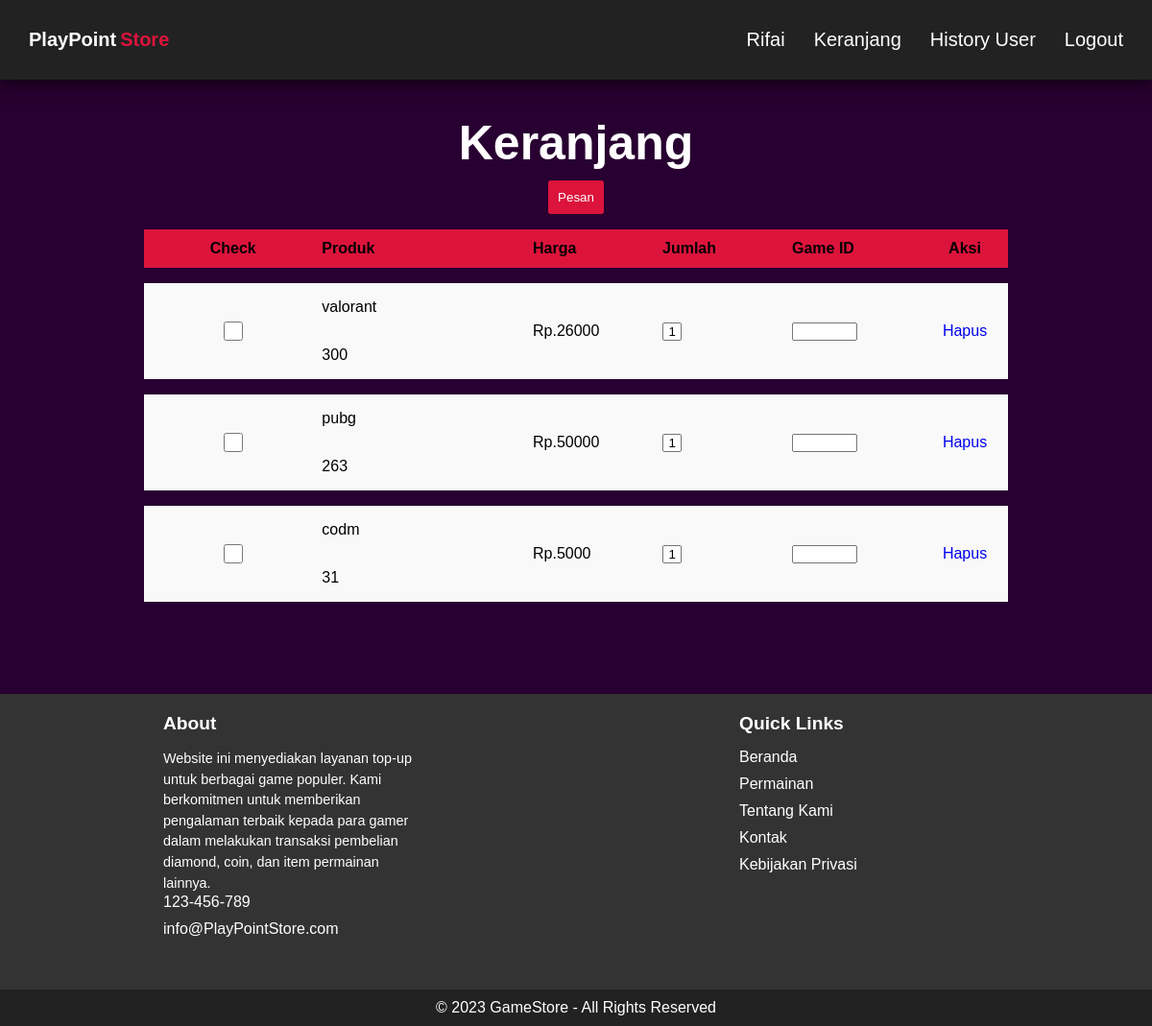
Screenshot of /keranjang.php (signed in) with the database file from the repository.
### tables this page shows
CREATE TABLE `keranjang` (
  `id_keranjang` int(11) NOT NULL,
  `id_user` int(50) NOT NULL,
  `id_game` int(50) NOT NULL,
  `gameid` varchar(50) NOT NULL,
  `jumlah` int(50) NOT NULL
);

CREATE TABLE `game` (
  `id_game` int(5) NOT NULL,
  `nama_game` varchar(255) NOT NULL,
  `produk` varchar(255) NOT NULL,
  `harga` int(15) NOT NULL
);

### keranjang.php (the view, shortened to what this page needs)
<?php
require "./aksi/koneksi.php";
if(isset($_SESSION['login'])){
    if(isset($_GET["id"])){
        $idgame = $_GET["id"];
        $iduser = $_SESSION['id'];
        $result = mysqli_query($conn, "select * from game where id_game = '$idgame'");
        $results = mysqli_query($conn, "insert into keranjang
        (id_keranjang, id_user, id_game, jumlah)
        values ('', '$iduser', '$idgame', 1)");
        if ($results) {
            echo "
                <script>
                    alert('Berhasil Dipesan!');
                    document.location.href = 'keranjang.php';
                </script>
            ";
            exit;
        }
        else {
            echo error_log($result) . "
            <script>
                alert('Data Gagal Ditambahkan!');
                document.location.href = 'index.php';
            </script>
            ";
            exit;
        }
    }
    else{
        $username = $_SESSION['username'];
        $result = mysqli_query($conn, "SELECT * from keranjang krj
        join user usr on krj.id_user = usr.id_user
        join game gm on krj.id_game = gm.id_game
        where usr.username = '$username'
        ");
    }
}
else{
    header('Location: index.php');
    exit;
}
$games = [];
while ($row = mysqli_fetch_assoc($result)) {
    $games[] = $row;
}
?>
<!DOCTYPE html>
<html lang="en">
<head>
    <link rel="stylesheet" href="./style/keranjang.css">
</head>
<body>
    <div class="fContainer">
        <nav class="wrapper">
            <a href="index.php">
                <div class="brand">
                    <div class="firstname">PlayPoint</div>
                    <div class="lastname">Store</div>
                </div>
            </a>
            <ul class="navigation">
                <?php
                    if(isset($notlogin)){
                        echo "<li><a href='regis.php'>Regis</a></li>";
                        echo "<li><a href='login.php'>Login</a></li>";
                    }
                    else{
                        echo "<li><a href='#'>".$_SESSION["username"]."</a></li>";
                        echo "<li><a href='keranjang.php'>Keranjang</a></li>";
                        echo "<li><a href='historyuser.php'>History User</a></li>";
                        echo "<li><a href='logout.php'>Logout</a></li>";
                    }
                ?>
            </ul>
        </nav>
    </div>
    <div class="container">
        <form action="pesankeranjang.php" method="post">
            <div class="up-content">
                <h1>Keranjang</h1>
                <input type="submit" name="pesan" value="Pesan">
            </div>
            <table>
                <tr class="title-div">
                    <th class="check">Check</th>
                    <th>Produk</th>
                    <th>Harga</th>
                    <th>Jumlah</th>
                    <th>Game ID</th>
                    <th class="aksi">Aksi</th>
                </tr>
<?php $i = 1;
foreach ($games as $game) {
?>
                <tr class="custom-div">
                    <td class="check">
                        <input type="checkbox" id="<?= "element",$i ?>" name="check[]" value="
                            <?php echo $game["id_keranjang"] ?>,
                            <?php echo $game["id_user"] ?>,
                            <?= $game['id_game'] ?>,
                            <?= $game['harga'] ?>
                        ">
                    </td>
                        <td>
                            <label class="label" for="<?= "element",$i ?>">
                                <p><?= $game["nama_game"] ?></p>
                                <p><?php echo $game["produk"] ?></p>
                            </label>
                        </td>
                        <td class="input">
                            <label class="label" for="<?= "element",$i ?>">
                                Rp.<?php echo $game["harga"] ?>
                            </label>
                        </td>
                        <td class="input">
                            <input type="number" value="<?php echo $game["jumlah"] ?>" name="jumlah[]">
                        </td>
                        <td class= "input">
                            <input type="text" value="<?php echo $game["gameid"] ?>" name="gameid[]">
                        </td>
                        <td class = "aksi">
                            <a href='hapuskeranjang.php?id=<?=$game["id_keranjang"];?>'>Hapus</a>
                        </td>
                </tr>
<?php $i++; } ?>
            </table>
        </form>
    </div>
    <footer class="footer">
        <div class="footer-content">
            <div class="footer-section about">
            <h2>About</h2>
            <p>Website ini menyediakan layanan top-up untuk berbagai game populer. Kami berkomitmen untuk memberikan pengalaman terbaik kepada para gamer dalam melakukan transaksi pembelian diamond, coin, dan item permainan lainnya.</p>
            <div class="contact">
                <span><i class="fas fa-phone"></i> 123-456-789</span>
                <span><i class="fas fa-envelope"></i> info@PlayPointStore.com</span>
            </div>
            <div class="socials">
            </div>
            </div>
            <div class="footer-section links">
            <h2>Quick Links</h2>
            <ul>
                <li><a href="#">Beranda</a></li>
                <li><a href="#">Permainan</a></li>
                <li><a href="#">Tentang Kami</a></li>
                <li><a href="#">Kontak</a></li>
                <li><a href="#">Kebijakan Privasi</a></li>
            </ul>
            </div>
        </div>
        <div class="footer-bottom">
            &copy; 2023 GameStore - All Rights Reserved
        </div>
    </footer>
</body>
</html>

### style/keranjang.css (style rules this page uses)
* { margin: 0; padding: 0; box-sizing: border-box; font-family: sans-serif; }
body { background: #280031; margin: 0; }
a { text-decoration: none; }
.fContainer { display: flex; width: 100%; background-color: #280031; }
.wrapper { position: fixed; display: flex; justify-content: space-between; align-items: center; font-size: 1dvb; padding: 15px; width: 100%; background-color: #222; box-shadow: 0 7px 15px 0 rgba(0, 0, 0, 0.5); }
.brand { display: flex; flex-direction: row; font-size: 20px; padding: 15px; text-transform: capitalize; }
.firstname { color: white; font-weight: 700; }
.lastname { color: crimson; font-weight: 700; padding-left: 4px; }
.navigation { display: flex; justify-content: center; align-items: center; }
.navigation> li { list-style-type: none; padding: 15px; }
.navigation>li>a { color: white; font-size: 20px; text-decoration:none ; text-transform: capitalize; }
.container { margin-top: 120px; margin-left: 150px; margin-right: 150px; }
table { border: none; width: 100%; border-collapse: separate; border-spacing: 0 1em; }
.custom-div { background-color: #f9f9f9; line-height: 50px; }
.title-div { line-height: 40px; background-color: crimson; }
table th { text-align: left; }
.check { text-align: center; }
.input { width: 15%; }
.aksi { text-align: center; width: 10%; }
table input[type="checkbox"] { margin-top: 20px; width:20px; height:20px; }
table input[type="number"] { width: 15%; text-align: center; }
table input[type="text"] { width: 50%; }
.up-content { font-size: 25px; color: white; text-align: center; }
input[type="submit"] { margin-top: 10px; background-color: crimson; color: #fff; padding: 10px; cursor: pointer; border: none; border-radius: 3px; }
.footer { margin-top: 80px; background-color: #333; color: #fff; }
.footer-content { display: flex; flex-wrap: wrap; justify-content: space-around; align-items: flex-start; }
.footer-section { padding: 20px; flex: 1; max-width: 300px; min-width: 250px; }
.footer-section h2 { font-size: 1.2rem; margin-bottom: 15px; }
.about p { font-size: 0.9rem; line-height: 1.5; }
.contact span { display: block; margin-bottom: 10px; }
.links ul { list-style: none; padding: 0; }
.links li { margin-bottom: 10px; }
.links a { text-decoration: none; color: #fff; transition: color 0.3s ease; }
.footer-bottom { text-align: center; padding: 10px 0; background-color: #222; }

### rows the page displays
keranjang: id_game.nama_game "valorant", id_game.produk "300", id_game.harga "26000", jumlah "1"
keranjang: id_game.nama_game "pubg", id_game.produk "263", id_game.harga "50000", jumlah "1"
keranjang: id_game.nama_game "codm", id_game.produk "31", id_game.harga "5000", jumlah "1"

### other values shown
$_SESSION["username"] "Rifai"
